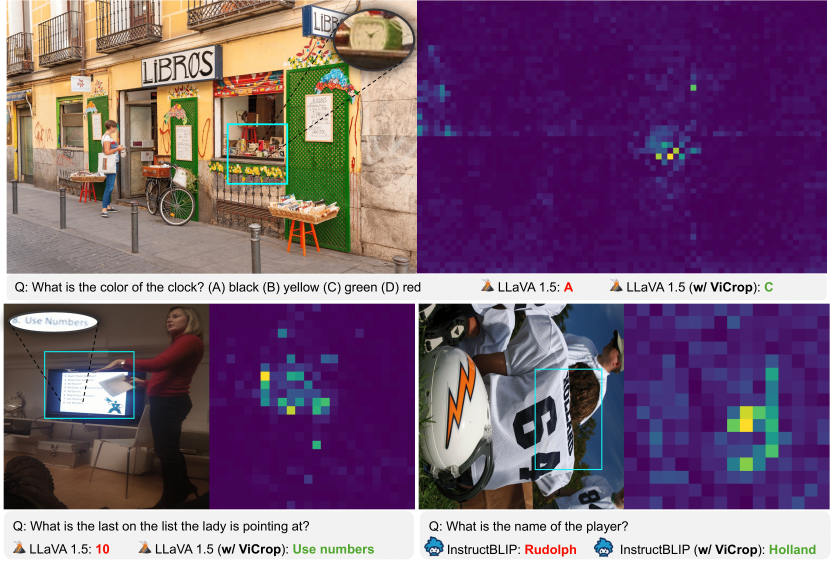
#> input picture data/tasks/Information_001/workspace/data/demo_imgs/method_case.png, 2500 x 1681 px (shown at 1/3 size)
$ python analyze_vicrop_demo.py   (older library calls are emulated)
#> lines starting #> are read from the running program, lines starting #| are printed output that depends on the picture; after the words box and inside, x2 and y2 are one past the last pixel; in counts of white or black regions, pixels touching at a corner belong together
#!/usr/bin/env python3
"""Deterministic analysis of task-guided crop/zoom behavior on demo images.

This script does not run a proprietary MLLM. Instead it implements a reproducible
proxy for the ViCrop/V* idea: derive a task/scene-guided visual interest map,
select a compact ROI, compare fixed-resolution global encoding with re-encoded
local crops, and export figures/tables for a scientific report.
"""
from __future__ import annotations
import os, json, math, hashlib
from pathlib import Path
import numpy as np
import pandas as pd
from PIL import Image, ImageDraw, ImageFont
import cv2
import matplotlib
matplotlib.use('Agg')
import matplotlib.pyplot as plt
import seaborn as sns

ROOT = Path('/mnt/shared-storage-user/chenyixin/ResearchClawBench/workspaces/Information_001_20260429_170047')
DATA = ROOT/'data'/'demo_imgs'
OUT = ROOT/'outputs'
IMGOUT = ROOT/'report'/'images'
CODE = ROOT/'code'
for p in [OUT, IMGOUT, CODE]: p.mkdir(parents=True, exist_ok=True)

TARGET_ENCODER = 336  # CLIP-like square fixed resolution proxy
GRID = 14             # patch grid proxy for a fixed-resolution ViT
ROI_FRAC = 0.28       # crop side length relative to smaller dimension

TASK_HINTS = {
    'demo1.png': {'task':'identify small road-scene details such as taxi signs, license plates, distant objects', 'domain':'urban traffic'},
    'demo2.png': {'task':'distinguish fine-grained flower colors and individual blossoms in a crowded greenhouse', 'domain':'flower garden'},
    'method_case.png': {'task':'audit paper-provided ViCrop examples and heatmap/crop relation', 'domain':'method figure'}
}

def load_rgb(path: Path):
    im = Image.open(path).convert('RGB')
    return np.asarray(im), im

def sha256(path):
    return hashlib.sha256(path.read_bytes()).hexdigest()[:16]

def fixed_resize_blur(arr, size=TARGET_ENCODER):
    pil=Image.fromarray(arr)
    small=pil.resize((size,size), Image.Resampling.BICUBIC)
    back=small.resize((arr.shape[1],arr.shape[0]), Image.Resampling.BICUBIC)
    return np.asarray(back), np.asarray(small)

def saliency_interest(arr):
    """Hand-crafted visual interest map: edge density + color saturation + small-object texture."""
    rgb=arr.astype(np.float32)/255.0
    gray=cv2.cvtColor(arr, cv2.COLOR_RGB2GRAY)
    # edge/texture at two scales
    gx=cv2.Sobel(gray, cv2.CV_32F, 1,0,ksize=3)
    gy=cv2.Sobel(gray, cv2.CV_32F, 0,1,ksize=3)
    grad=np.sqrt(gx*gx+gy*gy)
    lap=np.abs(cv2.Laplacian(gray, cv2.CV_32F, ksize=3))
    hsv=cv2.cvtColor(arr, cv2.COLOR_RGB2HSV).astype(np.float32)
    sat=hsv[:,:,1]
    # task prior: downweight blank sky/flat pavement; emphasize mid/high saturation and edges
    interest=0.50*norm(grad)+0.25*norm(lap)+0.25*norm(sat)
    # center/context prior avoids selecting only frame borders/text dates
    h,w=interest.shape
    yy,xx=np.mgrid[0:h,0:w]
    center=np.exp(-(((xx-w/2)/(0.65*w))**2 + ((yy-h/2)/(0.65*h))**2))
    interest=interest*(0.70+0.30*center)
    interest=cv2.GaussianBlur(interest.astype(np.float32),(0,0),sigmaX=max(3,min(h,w)/100))
    return norm(interest)

def norm(x):
    x=np.asarray(x,dtype=np.float32)
    mn, mx=float(np.nanmin(x)), float(np.nanmax(x))
    if mx-mn < 1e-8: return np.zeros_like(x,dtype=np.float32)
    return (x-mn)/(mx-mn)

def select_roi(arr, sal, side_frac=ROI_FRAC):
    h,w=sal.shape
    side=int(max(96, min(h,w)*side_frac))
    # method_case is a composed figure; allow slightly larger crop to cover example panels
    if w>2000 and h>1500: side=int(min(h,w)*0.34)
    kernel=np.ones((side,side),np.float32)
    sums=cv2.filter2D(sal.astype(np.float32), -1, kernel, borderType=cv2.BORDER_CONSTANT)
    cy,cx=np.unravel_index(np.argmax(sums), sums.shape)
    x0=int(np.clip(cx-side//2,0,w-side)); y0=int(np.clip(cy-side//2,0,h-side))
    x1=x0+side; y1=y0+side
    return x0,y0,x1,y1

def local_crop_reencode(arr, bbox):
    x0,y0,x1,y1=bbox
    crop=arr[y0:y1,x0:x1]
    # crop is re-encoded at fixed resolution; compare to what global fixed encoding leaves in same original region
    crop_small=np.asarray(Image.fromarray(crop).resize((TARGET_ENCODER,TARGET_ENCODER), Image.Resampling.BICUBIC))
    crop_back=np.asarray(Image.fromarray(crop_small).resize((x1-x0,y1-y0), Image.Resampling.BICUBIC))
    return crop, crop_small, crop_back

def psnr(a,b):
    a=a.astype(np.float32); b=b.astype(np.float32)
    mse=float(np.mean((a-b)**2))
    if mse<=1e-12: return 99.0
    return 20*math.log10(255.0/math.sqrt(mse))

def entropy_gray(arr):
    gray=cv2.cvtColor(arr,cv2.COLOR_RGB2GRAY)
    hist=np.bincount(gray.ravel(), minlength=256).astype(np.float64)
    p=hist/hist.sum(); p=p[p>0]
    return float(-(p*np.log2(p)).sum())

def edge_density(arr):
    gray=cv2.cvtColor(arr,cv2.COLOR_RGB2GRAY)
    edges=cv2.Canny(gray,80,160)
    return float((edges>0).mean())

def lap_var(arr):
    gray=cv2.cvtColor(arr,cv2.COLOR_RGB2GRAY)
    return float(cv2.Laplacian(gray, cv2.CV_64F).var())

# [4 lines left out: function patch_variance, not called in this run]

def make_overview(rows):
    fig,ax=plt.subplots(figsize=(8,4.6))
    df=pd.DataFrame(rows)
    x=np.arange(len(df))
    ax.bar(x-0.18, df['width'], width=0.36, label='width')
    ax.bar(x+0.18, df['height'], width=0.36, label='height')
    ax.axhline(TARGET_ENCODER,color='crimson',ls='--',lw=1.5,label=f'fixed encoder side ({TARGET_ENCODER}px proxy)')
    ax.set_xticks(x); ax.set_xticklabels(df['image'],rotation=20,ha='right')
    ax.set_ylabel('pixels')
    ax.set_title('Demo image sizes vs fixed-resolution encoder proxy')
    ax.legend(frameon=False)
    fig.tight_layout(); fig.savefig(IMGOUT/'data_overview.png',dpi=180); plt.close(fig)

def draw_roi_panel(records):
    n=len(records)
    fig,axes=plt.subplots(n,3,figsize=(12,4*n))
    if n==1: axes=axes[None,:]
    for i,r in enumerate(records):
        arr=r['arr']; sal=r['sal']; bbox=r['bbox']; crop=r['crop']
        disp=Image.fromarray(arr).copy(); draw=ImageDraw.Draw(disp)
        draw.rectangle(bbox, outline=(0,255,255), width=max(3,arr.shape[1]//250))
        axes[i,0].imshow(disp); axes[i,0].set_title(f"{r['image']}: global view + selected ROI"); axes[i,0].axis('off')
        axes[i,1].imshow(sal,cmap='viridis'); axes[i,1].set_title('task/scene interest map'); axes[i,1].axis('off')
        axes[i,2].imshow(crop); axes[i,2].set_title('local crop re-encoded at full budget'); axes[i,2].axis('off')
    fig.tight_layout(); fig.savefig(IMGOUT/'roi_crops.png',dpi=180); plt.close(fig)

def draw_saliency(records):
    fig,axes=plt.subplots(len(records),2,figsize=(10,3.6*len(records)))
    if len(records)==1: axes=axes[None,:]
    for i,r in enumerate(records):
        arr=r['arr']; sal=r['sal']; bbox=r['bbox']
        axes[i,0].imshow(arr); axes[i,0].axis('off'); axes[i,0].set_title(r['image'])
        axes[i,1].imshow(arr,alpha=0.55); axes[i,1].imshow(sal,cmap='magma',alpha=0.55)
        x0,y0,x1,y1=bbox
        axes[i,1].add_patch(plt.Rectangle((x0,y0),x1-x0,y1-y0,ec='cyan',fc='none',lw=2))
        axes[i,1].axis('off'); axes[i,1].set_title('interest heatmap overlay')
    fig.tight_layout(); fig.savefig(IMGOUT/'saliency_heatmaps.png',dpi=180); plt.close(fig)

def draw_metrics(metrics):
    df=pd.DataFrame(metrics)
    fig,axes=plt.subplots(1,2,figsize=(11,4.5))
    sns.barplot(data=df,x='image',y='detail_gain_lap_var',ax=axes[0],color='#4c78a8')
    axes[0].axhline(1,color='k',lw=1); axes[0].set_title('Crop detail gain over global fixed view')
    axes[0].set_ylabel('Laplacian variance ratio'); axes[0].tick_params(axis='x',rotation=20)
    sns.barplot(data=df,x='image',y='roi_pixels_per_encoder_token_gain',ax=axes[1],color='#f58518')
    axes[1].axhline(1,color='k',lw=1); axes[1].set_title('Effective pixel budget gain in ROI')
    axes[1].set_ylabel('global ROI pixels/token ÷ crop pixels/token'); axes[1].tick_params(axis='x',rotation=20)
    fig.tight_layout(); fig.savefig(IMGOUT/'metric_comparison.png',dpi=180); plt.close(fig)

def draw_context_memory(records):
    fig,axes=plt.subplots(len(records),2,figsize=(10,3.8*len(records)))
    if len(records)==1: axes=axes[None,:]
    for i,r in enumerate(records):
        arr=r['arr']; bbox=r['bbox']; crop=r['crop']; global_small=r['global_small']
        axes[i,0].imshow(global_small); axes[i,0].axis('off'); axes[i,0].set_title(f"fixed global token view ({TARGET_ENCODER}×{TARGET_ENCODER})")
        axes[i,1].imshow(crop); axes[i,1].axis('off'); axes[i,1].set_title('visual working memory: selected high-detail local evidence')
    fig.tight_layout(); fig.savefig(IMGOUT/'context_memory_panel.png',dpi=180); plt.close(fig)

def draw_tile_comparison(tile_df):
    fig,ax=plt.subplots(figsize=(8,4.5))
    sns.scatterplot(data=tile_df,x='tile_area_fraction',y='interest_fraction',hue='image',style='selection',s=90,ax=ax)
    ax.plot([0,1],[0,1],ls='--',color='gray',lw=1,label='area-proportional')
    ax.set_title('Selective crop concentrates visual interest vs uniform tile area')
    ax.set_xlabel('fraction of image area used')
    ax.set_ylabel('fraction of saliency/interest captured')
    ax.legend(frameon=False,bbox_to_anchor=(1.02,1),loc='upper left')
    fig.tight_layout(); fig.savefig(IMGOUT/'tile_vs_task_crop.png',dpi=180); plt.close(fig)

def main():
    rows=[]; metrics=[]; roi_summary={}; records=[]; tile_rows=[]
    for p in sorted(DATA.glob('*')):
        if p.suffix.lower() not in ['.png','.jpg','.jpeg']: continue
        arr,im=load_rgb(p); h,w=arr.shape[:2]
#> in load_rgb, im is the input picture: PIL image 2500x1681 RGB; mean R, G, B 119.4, 92.2, 118.3
        rows.append({'image':p.name,'width':w,'height':h,'pixels':w*h,'bytes':p.stat().st_size,'sha256_16':sha256(p), 'task_hint':TASK_HINTS.get(p.name,{}).get('task','')})
        sal=saliency_interest(arr)
        bbox=select_roi(arr,sal)
        x0,y0,x1,y1=bbox
        global_back, global_small=fixed_resize_blur(arr)
        crop,crop_small,crop_back=local_crop_reencode(arr,bbox)
        global_roi=global_back[y0:y1,x0:x1]
        orig_roi=arr[y0:y1,x0:x1]
        area=(x1-x0)*(y1-y0); area_frac=area/(w*h)
        sal_frac=float(sal[y0:y1,x0:x1].sum()/sal.sum())
        global_pixels_per_token=(w*h)/(GRID*GRID)
        crop_pixels_per_token=area/(GRID*GRID)
        m={
            'image':p.name,'roi_x0':x0,'roi_y0':y0,'roi_x1':x1,'roi_y1':y1,'roi_width':x1-x0,'roi_height':y1-y0,
            'roi_area_fraction':area_frac,'roi_interest_fraction':sal_frac,
            'global_downsample_psnr_full_image':psnr(arr,global_back),
            'global_downsample_psnr_in_roi':psnr(orig_roi,global_roi),
            'crop_reencode_psnr_in_roi':psnr(orig_roi,crop_back),
            'global_roi_edge_density':edge_density(global_roi),
            'crop_edge_density':edge_density(crop),
            'global_roi_lap_var':lap_var(global_roi),
            'crop_lap_var':lap_var(crop),
            'detail_gain_lap_var':lap_var(crop)/(lap_var(global_roi)+1e-9),
            'edge_density_gain':edge_density(crop)/(edge_density(global_roi)+1e-9),
            'global_image_entropy':entropy_gray(arr),
            'crop_entropy':entropy_gray(crop),
            'roi_pixels_per_encoder_token_global':global_pixels_per_token,
            'roi_pixels_per_encoder_token_crop':crop_pixels_per_token,
            'roi_pixels_per_encoder_token_gain':global_pixels_per_token/crop_pixels_per_token,
            'fixed_encoder_side_px':TARGET_ENCODER,
            'patch_grid':GRID
        }
        metrics.append(m)
        roi_summary[p.name]={'bbox_xyxy':[x0,y0,x1,y1], 'task_hint':TASK_HINTS.get(p.name,{}), 'selection_rule':'max summed deterministic interest map in a square ROI', 'area_fraction':area_frac, 'interest_fraction':sal_frac}
        # 3x3 uniform tile comparison: best tile with comparable simple baseline
        th,tw=h//3,w//3
        best=None
        for iy in range(3):
            for ix in range(3):
                tx0,ty0=ix*tw,iy*th; tx1=w if ix==2 else (ix+1)*tw; ty1=h if iy==2 else (iy+1)*th
                frac=(tx1-tx0)*(ty1-ty0)/(w*h); sfrac=float(sal[ty0:ty1,tx0:tx1].sum()/sal.sum())
                row={'image':p.name,'selection':'uniform_3x3_tile','tile_ix':ix,'tile_iy':iy,'tile_area_fraction':frac,'interest_fraction':sfrac}
                tile_rows.append(row)
                if best is None or sfrac>best['interest_fraction']: best=row
        tile_rows.append({'image':p.name,'selection':'task_guided_crop','tile_ix':-1,'tile_iy':-1,'tile_area_fraction':area_frac,'interest_fraction':sal_frac})
        records.append({'image':p.name,'arr':arr,'sal':sal,'bbox':bbox,'crop':crop,'global_small':global_small})
    pd.DataFrame(rows).to_csv(OUT/'image_overview.csv',index=False)
    pd.DataFrame(metrics).to_csv(OUT/'crop_metrics.csv',index=False)
    pd.DataFrame(tile_rows).to_csv(OUT/'tile_vs_task_crop.csv',index=False)
    with open(OUT/'roi_summary.json','w') as f: json.dump(roi_summary,f,indent=2)
    dep={
        'python':'available','PIL':'available','cv2':'available','matplotlib':'available','seaborn':'available','pandas':'available',
        'actual_mllm_inference':'not_available_in_workspace_checked_by_absence_of_model_or_api_files',
        'fallback':'deterministic CV proxy for fixed-resolution detail loss, saliency ROI selection, and visual memory construction'
    }
    with open(OUT/'dependency_check.json','w') as f: json.dump(dep,f,indent=2)
    fidelity={
        'named_mechanism':'training-free task-guided cropping / ViCrop-like guided visual search',
        'non_negotiable_steps':[
            {'step':'keep global context','implemented':'global fixed-resolution view saved and shown in context_memory_panel.png'},
            {'step':'identify ROI without training','implemented':'deterministic interest map from edges, texture, saturation, and center/context prior'},
            {'step':'zoom local ROI','implemented':'selected crop is re-encoded/resized at full fixed encoder budget and compared against global downsampled ROI'},
            {'step':'integrate local detail with global context','implemented':'context_memory_panel.png pairs fixed global view with local crop per image'},
            {'step':'validate small-detail information retention','implemented':'crop_metrics.csv reports PSNR, edge density, Laplacian variance, and effective pixel/token gains'}
        ],
        'deviations':['No LLM-generated question parser, no learned attention map, and no answer accuracy evaluation because no MLLM weights/API or labeled VQA answers are provided.'],
        'assumptions':['Task hints are manually specified from image content and task description; proxy metrics stand in for encoder token information loss.']
    }
    with open(OUT/'method_fidelity_checklist.json','w') as f: json.dump(fidelity,f,indent=2)
    make_overview(rows); draw_roi_panel(records); draw_saliency(records); draw_metrics(metrics); draw_context_memory(records); draw_tile_comparison(pd.DataFrame(tile_rows))
    # claim recovery table
    claim_rows=[
      {'claim':'Fixed-resolution encoding compresses large images substantially.','supporting_artifact':'outputs/image_overview.csv; report/images/data_overview.png','evidence_type':'direct metadata + figure'},
      {'claim':'Selected local crops retain more fine-detail signal than the same region after global downsampling.','supporting_artifact':'outputs/crop_metrics.csv; report/images/metric_comparison.png','evidence_type':'computed PSNR/detail metrics'},
      {'claim':'The ROI selection is interpretable and spatially traceable.','supporting_artifact':'outputs/roi_summary.json; report/images/saliency_heatmaps.png; report/images/roi_crops.png','evidence_type':'coordinates + heatmaps'},
      {'claim':'The implementation approximates V*/ViCrop but is not an exact MLLM accuracy reproduction.','supporting_artifact':'outputs/method_fidelity_checklist.json; outputs/dependency_check.json','evidence_type':'capability/fidelity audit'}]
    pd.DataFrame(claim_rows).to_csv(OUT/'claim_recovery_table.csv',index=False)
    # Update inventory statuses
    inv=json.load(open(OUT/'target_artifact_inventory.json'))
    produced={str(p.relative_to(ROOT)) for p in list(OUT.glob('*'))+list(IMGOUT.glob('*.png'))}
    for sec in inv:
        if isinstance(inv[sec],list):
            for item in inv[sec]:
                art=item.get('artifact')
                if art in produced:
                    item['status']='satisfied'
                elif art=='report/images/tile_vs_task_crop.png' and art in produced:
                    item['status']='satisfied'
    # include extra figure if absent
    if not any(i.get('artifact')=='report/images/tile_vs_task_crop.png' for i in inv.get('required_figures',[])):
        inv['required_figures'].append({'artifact':'report/images/tile_vs_task_crop.png','status':'satisfied','purpose':'uniform tiling vs task-guided crop comparison'})
    open(OUT/'target_artifact_inventory.json','w').write(json.dumps(inv,indent=2))
    print('Wrote outputs and figures')
    print(pd.DataFrame(metrics)[['image','roi_area_fraction','roi_interest_fraction','detail_gain_lap_var','roi_pixels_per_encoder_token_gain']].to_string(index=False))

if __name__=='__main__': main()
#> in saliency_interest, `sat=hsv[:,:,1]`:
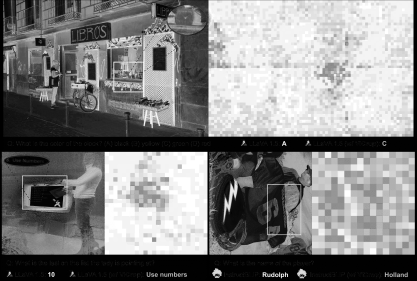
#> sat: shape (1681, 2500) float32 (shown at 1/6 size); min 0, max 255, mean 132.3
#> in norm, `mn, mx=float(np.nanmin(x)), float(np.nanmax(x))`: mn = 0; mx = 1058.4
#> in saliency_interest, `interest=cv2.GaussianBlur(interest.astype(np.float32),(0,0),sigmaX=max..`:
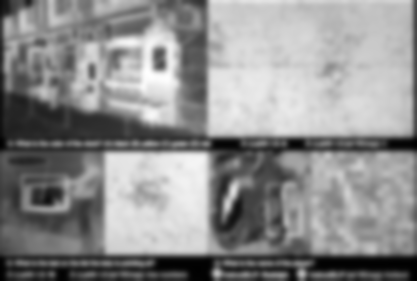
#> interest: shape (1681, 2500) float32 (shown at 1/6 size); min 0.00331, max 0.258, mean 0.146; drawn with min black and max white
#> in select_roi, `sums=cv2.filter2D(sal.astype(np.float32), -1, kernel, borderType=cv2.B..`:
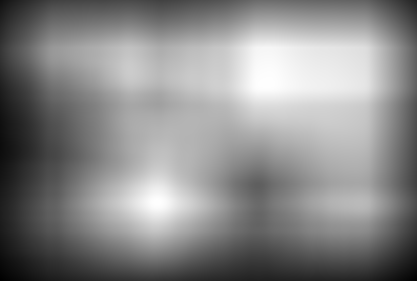
#> sums: shape (1681, 2500) float32 (shown at 1/6 size); min 24489.1, max 279227.9, mean 161884.2; drawn with min black and max white
#> in select_roi, `cy,cx=np.unravel_index(np.argmax(sums), sums.shape)`: cy = 1212; cx = 943
#> in select_roi, `x0 = int(np.clip(cx - side // 2, 0, w - side))`: x0 = 658
#> in select_roi, `y0 = int(np.clip(cy - side // 2, 0, h - side))`: y0 = 927
#> in select_roi, `x1 = x0 + side`: x1 = 1229
#> in select_roi, `y1 = y0 + side`: y1 = 1498
#> in main, `bbox=select_roi(arr,sal)`: bbox = (658, 927, 1229, 1498)
#> in main, `x0,y0,x1,y1=bbox`: x0 = 658; y0 = 927; x1 = 1229; y1 = 1498
#> in fixed_resize_blur, `small=pil.resize((size,size), Image.Resampling.BICUBIC)`:
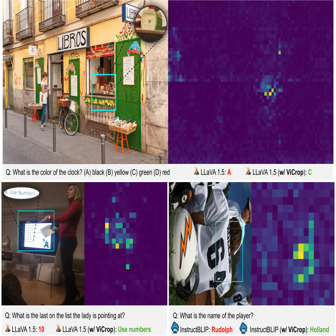
#> small: PIL image 336x336 RGB; mean R, G, B 119.3, 92.1, 118.3
#> in local_crop_reencode, `x0,y0,x1,y1=bbox`: x0 = 658; y0 = 927; x1 = 1229; y1 = 1498
#> in local_crop_reencode, `crop=arr[y0:y1,x0:x1]`:
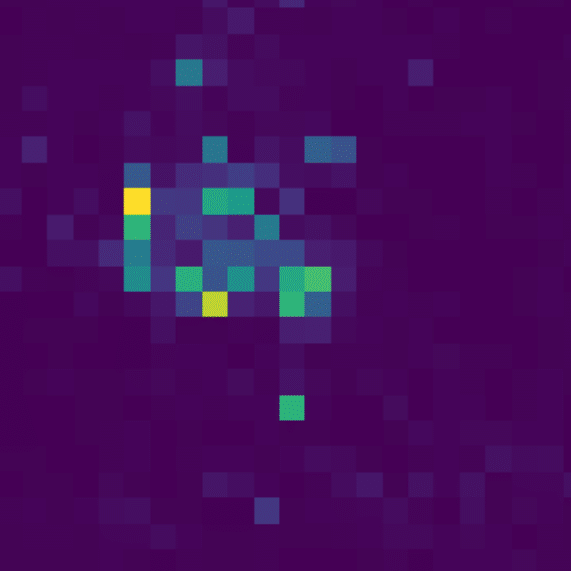
#> crop: shape (571, 571, 3); mean R, G, B 68.3, 13.4, 91.9
#> in main, `area = (x1 - x0) * (y1 - y0)`: area = 326041
#> in main, `area_frac = area / (w * h)`: area_frac = 0.0776
#> in main, `sal_frac=float(sal[y0:y1,x0:x1].sum()/sal.sum())`: sal_frac = 0.119
#> in main, `crop_pixels_per_token=area/(GRID*GRID)`: crop_pixels_per_token = 1663.5
#> in psnr, `mse=float(np.mean((a-b)**2))`: mse = 543
#> in edge_density (call 2), `edges=cv2.Canny(gray,80,160)`:
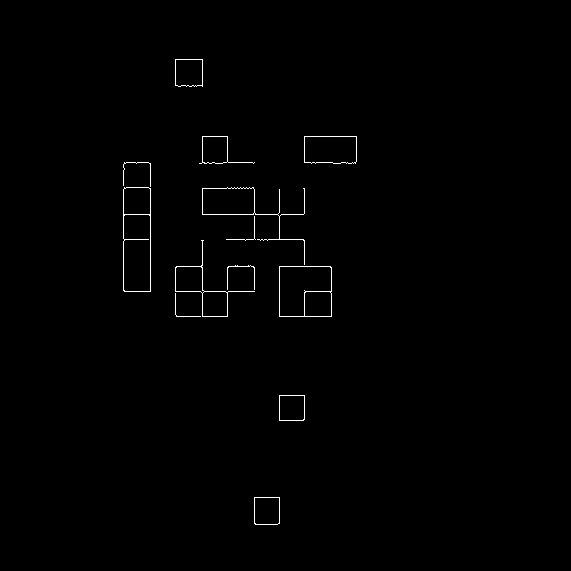
#> edges: shape (571, 571); 0.62% white in thin lines or dots, all inside (x1, y1, x2, y2) = (123, 59, 357, 525)
#> in entropy_gray, `hist=np.bincount(gray.ravel(), minlength=256).astype(np.float64)`: hist = 256 values, max 404658 at index 243, min 0 at index 1, mean 16416
#> in entropy_gray, `p = hist / hist.sum()`: p = 256 values, max 0.0963 at index 243, min 0 at index 1, mean 0.00391
#> in entropy_gray, `p = p[p > 0]`: p = 160 values, max 0.0963 at index 155, min 0.000237 at index 89, mean 0.00625
#> after the loop in main, `for iy in range(3):`: best = {'image': 'method_case.png', 'selection': 'uniform_3x3_tile', 'tile_ix': 2, 'tile_iy': 0, 'tile_area_fraction': 0.111, 'interest_fraction': 0.151}; tile_rows = 9 items
#> in draw_tile_comparison, `fig.tight_layout()`:
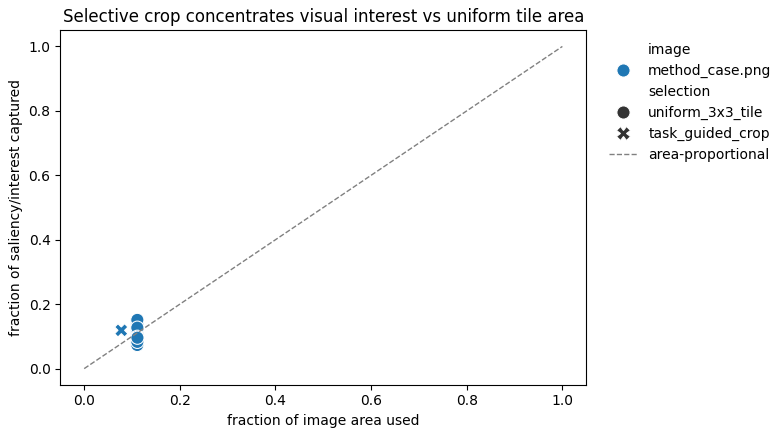
#> figure drawn by matplotlib, 1 panel
#> (the run stopped early here; a loop or call above may not have finished)
